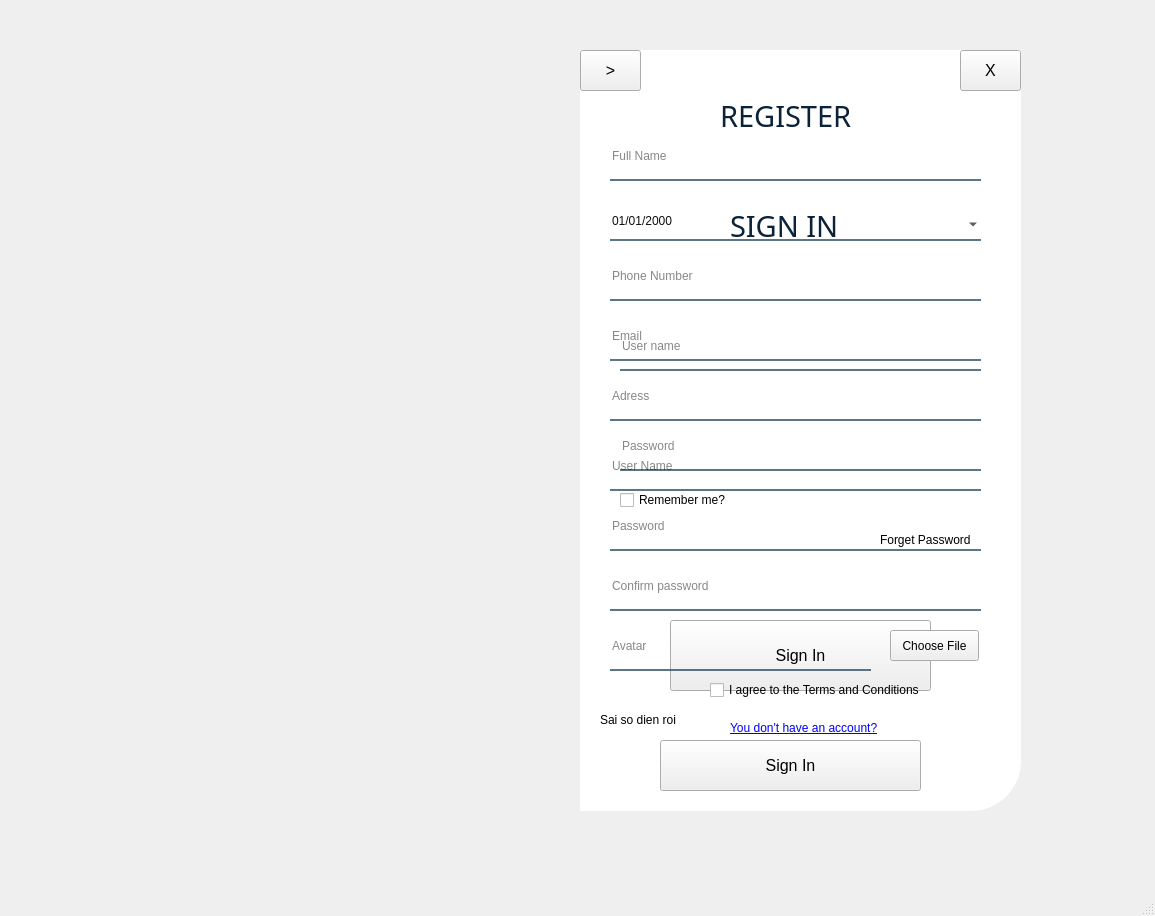
<?xml version="1.0" encoding="UTF-8"?>
<ui version="4.0">
 <class>MainWindow</class>
 <widget class="QMainWindow" name="MainWindow">
  <property name="geometry">
   <rect>
    <x>0</x>
    <y>0</y>
    <width>1155</width>
    <height>916</height>
   </rect>
  </property>
  <property name="windowTitle">
   <string>Login System</string>
  </property>
  <property name="styleSheet">
   <string notr="true"/>
  </property>
  <widget class="QWidget" name="centralwidget">
   <widget class="QWidget" name="widget" native="true">
    <property name="geometry">
     <rect>
      <x>120</x>
      <y>50</y>
      <width>901</width>
      <height>761</height>
     </rect>
    </property>
    <widget class="QLabel" name="label">
     <property name="geometry">
      <rect>
       <x>0</x>
       <y>0</y>
       <width>461</width>
       <height>761</height>
      </rect>
     </property>
     <property name="styleSheet">
      <string notr="true">background-colora:rgb(0, 0, 0, 80);
border-image: url(:/images/2.jpg);
border-top-left-radius: 50px;

</string>
     </property>
     <property name="text">
      <string/>
     </property>
    </widget>
    <widget class="QLabel" name="label_2">
     <property name="geometry">
      <rect>
       <x>460</x>
       <y>0</y>
       <width>441</width>
       <height>761</height>
      </rect>
     </property>
     <property name="font">
      <font>
       <pointsize>10</pointsize>
      </font>
     </property>
     <property name="styleSheet">
      <string notr="true">background-color:rgba(255, 255, 255, 255);
border-bottom-right-radius: 50px;</string>
     </property>
     <property name="text">
      <string/>
     </property>
    </widget>
    <widget class="QPushButton" name="pushButton_4">
     <property name="geometry">
      <rect>
       <x>840</x>
       <y>0</y>
       <width>61</width>
       <height>41</height>
      </rect>
     </property>
     <property name="font">
      <font>
       <pointsize>12</pointsize>
      </font>
     </property>
     <property name="styleSheet">
      <string notr="true">background-color: qlineargradient(spread:pad, x1:0, y1:0.505682, x2:1, y2:0.477, stop:0 rgba(11, 131, 120, 219), stop:1 rgba(85, 98, 112, 226));
	color:rgba(255, 255, 255, 210);
	border-top-left-radius:5px;border-bottom-left-radius:5px
}

QPushButton#pushButton_4:hover{
	background-color: qlineargradient(spread:pad, x1:0, y1:0.505682, x2:1, y2:0.477, stop:0 rgba(150, 123, 111, 219), stop:1 rgba(85, 81, 84, 226));
}

QPushButton#pushButton_4:pressed{
	padding-left:10px;
	padding-top:10px;
	background-color:rgba(150, 123, 111, 255);

</string>
     </property>
     <property name="text">
      <string>X</string>
     </property>
    </widget>
    <widget class="QPushButton" name="pushButton_6">
     <property name="geometry">
      <rect>
       <x>460</x>
       <y>0</y>
       <width>61</width>
       <height>41</height>
      </rect>
     </property>
     <property name="font">
      <font>
       <pointsize>12</pointsize>
      </font>
     </property>
     <property name="styleSheet">
      <string notr="true">background-color: qlineargradient(spread:pad, x1:0, y1:0.505682, x2:1, y2:0.477, stop:0 rgba(11, 131, 120, 219), stop:1 rgba(85, 98, 112, 226));
	color:rgba(255, 255, 255, 210);
		border-top-right-radius:5px;border-bottom-right-radius:5px

}

QPushButton#pushButton_6:hover{
	background-color: qlineargradient(spread:pad, x1:0, y1:0.505682, x2:1, y2:0.477, stop:0 rgba(150, 123, 111, 219), stop:1 rgba(85, 81, 84, 226));
}

QPushButton#pushButton_6:pressed{
	padding-left:10px;
	padding-top:10px;
	background-color:rgba(150, 123, 111, 255);

</string>
     </property>
     <property name="text">
      <string>&gt;</string>
     </property>
     <property name="checkable">
      <bool>true</bool>
     </property>
    </widget>
    <widget class="QWidget" name="widget_2" native="true">
     <property name="geometry">
      <rect>
       <x>460</x>
       <y>70</y>
       <width>531</width>
       <height>641</height>
      </rect>
     </property>
     <widget class="QLabel" name="label_3">
      <property name="geometry">
       <rect>
        <x>150</x>
        <y>80</y>
        <width>161</width>
        <height>51</height>
       </rect>
      </property>
      <property name="font">
       <font>
        <family>Segoe UI Light</family>
        <pointsize>22</pointsize>
        <weight>50</weight>
        <italic>false</italic>
        <bold>false</bold>
       </font>
      </property>
      <property name="styleSheet">
       <string notr="true">color: rgb(11, 34, 57);</string>
      </property>
      <property name="text">
       <string>SIGN IN</string>
      </property>
     </widget>
     <widget class="QLabel" name="register_2">
      <property name="geometry">
       <rect>
        <x>150</x>
        <y>600</y>
        <width>161</width>
        <height>16</height>
       </rect>
      </property>
      <property name="styleSheet">
       <string notr="true">text-decoration:underline;
color: blue</string>
      </property>
      <property name="text">
       <string>You don't have an account?</string>
      </property>
     </widget>
     <widget class="QLineEdit" name="txt_username">
      <property name="geometry">
       <rect>
        <x>40</x>
        <y>210</y>
        <width>361</width>
        <height>41</height>
       </rect>
      </property>
      <property name="styleSheet">
       <string notr="true">background-color:rgba(0, 0, 0, 0);
border:none;
border-bottom:2px solid rgba(46, 82, 101, 200);
color:rgba(0, 0, 0, 240);
padding-bottom:7px</string>
      </property>
      <property name="placeholderText">
       <string>User name</string>
      </property>
     </widget>
     <widget class="QCheckBox" name="checkBox">
      <property name="geometry">
       <rect>
        <x>40</x>
        <y>370</y>
        <width>131</width>
        <height>20</height>
       </rect>
      </property>
      <property name="text">
       <string>Remember me?</string>
      </property>
     </widget>
     <widget class="QLabel" name="forget_password">
      <property name="geometry">
       <rect>
        <x>300</x>
        <y>410</y>
        <width>201</width>
        <height>20</height>
       </rect>
      </property>
      <property name="text">
       <string>Forget Password</string>
      </property>
     </widget>
     <widget class="QLineEdit" name="txt_passwprd">
      <property name="geometry">
       <rect>
        <x>40</x>
        <y>310</y>
        <width>361</width>
        <height>41</height>
       </rect>
      </property>
      <property name="styleSheet">
       <string notr="true">background-color:rgba(0, 0, 0, 0);
border:none;
border-bottom:2px solid rgba(46, 82, 101, 200);
color:rgba(0, 0, 0, 240);
padding-bottom:7px</string>
      </property>
      <property name="placeholderText">
       <string>Password</string>
      </property>
     </widget>
     <widget class="QPushButton" name="pushButton">
      <property name="geometry">
       <rect>
        <x>90</x>
        <y>500</y>
        <width>261</width>
        <height>71</height>
       </rect>
      </property>
      <property name="font">
       <font>
        <pointsize>12</pointsize>
       </font>
      </property>
      <property name="styleSheet">
       <string notr="true">background-color: qlineargradient(spread:pad, x1:0, y1:0.505682, x2:1, y2:0.477, stop:0 rgba(11, 131, 120, 219), stop:1 rgba(85, 98, 112, 226));
	color:rgba(255, 255, 255, 210);
	border-radius:5px;
}

QPushButton#pushButton:hover{
	background-color: qlineargradient(spread:pad, x1:0, y1:0.505682, x2:1, y2:0.477, stop:0 rgba(150, 123, 111, 219), stop:1 rgba(85, 81, 84, 226));
}

QPushButton#pushButton:pressed{
	padding-left:10px;
	padding-top:10px;
	background-color:rgba(150, 123, 111, 255);
}

QPushButton#pushButton_2, #pushButton_3, #pushButton_4, #pushButton_5{
	background-color: rgba(0, 0, 0, 0);
	color:rgba(85, 98, 112, 255);
}

QPushButton#pushButton_2:hover, #pushButton_3:hover, #pushButton_4:hover, #pushButton_5:hover{
	color: rgba(131, 96, 53, 255);
}

QPushButton#pushButton_2:pressed, #pushButton_3:pressed, #pushButton_4:pressed, #pushButton_5:pressed{
	padding-left:5px;
	padding-top:5px;
	color:rgba(91, 88, 53, 255);
}

QPushButton#pushButton_2, #pushButton_3, #pushButton_4, #pushButton_5{
	background-color: rgba(0, 0, 0, 0);
	color:rgba(85, 98, 112, 255);
}

QPushButton#pushButton_2:hover, #pushButton_3:hover, #pushButton_4:hover, #pushButton_5:hover{
	color: rgba(131, 96, 53, 255);
</string>
      </property>
      <property name="text">
       <string>Sign In</string>
      </property>
     </widget>
    </widget>
    <widget class="QWidget" name="widget_3" native="true">
     <property name="geometry">
      <rect>
       <x>460</x>
       <y>40</y>
       <width>421</width>
       <height>711</height>
      </rect>
     </property>
     <property name="layoutDirection">
      <enum>Qt::LeftToRight</enum>
     </property>
     <widget class="QLabel" name="label_4">
      <property name="geometry">
       <rect>
        <x>140</x>
        <y>0</y>
        <width>161</width>
        <height>51</height>
       </rect>
      </property>
      <property name="font">
       <font>
        <family>Segoe UI Light</family>
        <pointsize>22</pointsize>
        <weight>50</weight>
        <italic>false</italic>
        <bold>false</bold>
       </font>
      </property>
      <property name="styleSheet">
       <string notr="true">color: rgb(11, 34, 57);</string>
      </property>
      <property name="text">
       <string>REGISTER </string>
      </property>
     </widget>
     <widget class="QLineEdit" name="txt_fullname">
      <property name="geometry">
       <rect>
        <x>30</x>
        <y>50</y>
        <width>371</width>
        <height>41</height>
       </rect>
      </property>
      <property name="styleSheet">
       <string notr="true">background-color:rgba(0, 0, 0, 0);
border:none;
border-bottom:2px solid rgba(46, 82, 101, 200);
color:rgba(0, 0, 0, 240);
padding-bottom:7px</string>
      </property>
      <property name="text">
       <string/>
      </property>
      <property name="placeholderText">
       <string>Full Name</string>
      </property>
     </widget>
     <widget class="QLineEdit" name="txt_username_2">
      <property name="geometry">
       <rect>
        <x>30</x>
        <y>360</y>
        <width>371</width>
        <height>41</height>
       </rect>
      </property>
      <property name="styleSheet">
       <string notr="true">background-color:rgba(0, 0, 0, 0);
border:none;
border-bottom:2px solid rgba(46, 82, 101, 200);
color:rgba(0, 0, 0, 240);
padding-bottom:7px</string>
      </property>
      <property name="text">
       <string/>
      </property>
      <property name="placeholderText">
       <string>User Name</string>
      </property>
     </widget>
     <widget class="QLineEdit" name="txt_passwprd_2">
      <property name="geometry">
       <rect>
        <x>30</x>
        <y>420</y>
        <width>371</width>
        <height>41</height>
       </rect>
      </property>
      <property name="styleSheet">
       <string notr="true">background-color:rgba(0, 0, 0, 0);
border:none;
border-bottom:2px solid rgba(46, 82, 101, 200);
color:rgba(0, 0, 0, 240);
padding-bottom:7px</string>
      </property>
      <property name="text">
       <string/>
      </property>
      <property name="placeholderText">
       <string>Password</string>
      </property>
     </widget>
     <widget class="QLineEdit" name="txt_email">
      <property name="geometry">
       <rect>
        <x>30</x>
        <y>230</y>
        <width>371</width>
        <height>41</height>
       </rect>
      </property>
      <property name="styleSheet">
       <string notr="true">background-color:rgba(0, 0, 0, 0);
border:none;
border-bottom:2px solid rgba(46, 82, 101, 200);
color:rgba(0, 0, 0, 240);
padding-bottom:7px</string>
      </property>
      <property name="text">
       <string/>
      </property>
      <property name="placeholderText">
       <string>Email</string>
      </property>
     </widget>
     <widget class="QLineEdit" name="txt_phone">
      <property name="geometry">
       <rect>
        <x>30</x>
        <y>170</y>
        <width>371</width>
        <height>41</height>
       </rect>
      </property>
      <property name="styleSheet">
       <string notr="true">background-color:rgba(0, 0, 0, 0);
border:none;
border-bottom:2px solid rgba(46, 82, 101, 200);
color:rgba(0, 0, 0, 240);
padding-bottom:7px</string>
      </property>
      <property name="text">
       <string/>
      </property>
      <property name="placeholderText">
       <string>Phone Number</string>
      </property>
     </widget>
     <widget class="QDateEdit" name="date">
      <property name="geometry">
       <rect>
        <x>30</x>
        <y>120</y>
        <width>371</width>
        <height>31</height>
       </rect>
      </property>
      <property name="styleSheet">
       <string notr="true">background-color:rgba(0, 0, 0, 0);
border:none;
border-bottom:2px solid rgba(46, 82, 101, 200);
color:rgba(0, 0, 0, 240);
padding-bottom:7px</string>
      </property>
      <property name="buttonSymbols">
       <enum>QAbstractSpinBox::UpDownArrows</enum>
      </property>
      <property name="showGroupSeparator" stdset="0">
       <bool>false</bool>
      </property>
      <property name="displayFormat">
       <string>dd/MM/yyyy</string>
      </property>
      <property name="calendarPopup">
       <bool>true</bool>
      </property>
     </widget>
     <widget class="QLineEdit" name="txt_adress">
      <property name="geometry">
       <rect>
        <x>30</x>
        <y>290</y>
        <width>371</width>
        <height>41</height>
       </rect>
      </property>
      <property name="styleSheet">
       <string notr="true">background-color:rgba(0, 0, 0, 0);
border:none;
border-bottom:2px solid rgba(46, 82, 101, 200);
color:rgba(0, 0, 0, 240);
padding-bottom:7px</string>
      </property>
      <property name="text">
       <string/>
      </property>
      <property name="placeholderText">
       <string>Adress</string>
      </property>
     </widget>
     <widget class="QLineEdit" name="txt_con_pass">
      <property name="geometry">
       <rect>
        <x>30</x>
        <y>480</y>
        <width>371</width>
        <height>41</height>
       </rect>
      </property>
      <property name="styleSheet">
       <string notr="true">background-color:rgba(0, 0, 0, 0);
border:none;
border-bottom:2px solid rgba(46, 82, 101, 200);
color:rgba(0, 0, 0, 240);
padding-bottom:7px</string>
      </property>
      <property name="text">
       <string/>
      </property>
      <property name="placeholderText">
       <string>Confirm password</string>
      </property>
     </widget>
     <widget class="QCheckBox" name="check_box_agree">
      <property name="geometry">
       <rect>
        <x>130</x>
        <y>590</y>
        <width>251</width>
        <height>20</height>
       </rect>
      </property>
      <property name="text">
       <string>I agree to the Terms and Conditions</string>
      </property>
     </widget>
     <widget class="QLineEdit" name="txt_avatar">
      <property name="geometry">
       <rect>
        <x>30</x>
        <y>540</y>
        <width>261</width>
        <height>41</height>
       </rect>
      </property>
      <property name="styleSheet">
       <string notr="true">background-color:rgba(0, 0, 0, 0);
border:none;
border-bottom:2px solid rgba(46, 82, 101, 200);
color:rgba(0, 0, 0, 240);
padding-bottom:7px</string>
      </property>
      <property name="text">
       <string/>
      </property>
      <property name="placeholderText">
       <string>Avatar</string>
      </property>
     </widget>
     <widget class="QPushButton" name="btn_avatar">
      <property name="geometry">
       <rect>
        <x>310</x>
        <y>540</y>
        <width>89</width>
        <height>31</height>
       </rect>
      </property>
      <property name="text">
       <string>Choose File</string>
      </property>
     </widget>
     <widget class="QLabel" name="label_error">
      <property name="geometry">
       <rect>
        <x>20</x>
        <y>620</y>
        <width>401</width>
        <height>20</height>
       </rect>
      </property>
      <property name="font">
       <font>
        <underline>false</underline>
        <stylestrategy>PreferAntialias</stylestrategy>
       </font>
      </property>
      <property name="text">
       <string>Sai so dien roi </string>
      </property>
     </widget>
     <widget class="QPushButton" name="pushButton_2">
      <property name="geometry">
       <rect>
        <x>80</x>
        <y>650</y>
        <width>261</width>
        <height>51</height>
       </rect>
      </property>
      <property name="font">
       <font>
        <pointsize>12</pointsize>
       </font>
      </property>
      <property name="styleSheet">
       <string notr="true">background-color: qlineargradient(spread:pad, x1:0, y1:0.505682, x2:1, y2:0.477, stop:0 rgba(11, 131, 120, 219), stop:1 rgba(85, 98, 112, 226));
	color:rgba(255, 255, 255, 210);
	border-radius:5px;
}

QPushButton#pushButton_2:hover{
	background-color: qlineargradient(spread:pad, x1:0, y1:0.505682, x2:1, y2:0.477, stop:0 rgba(150, 123, 111, 219), stop:1 rgba(85, 81, 84, 226));
}

QPushButton#pushButton-2:pressed{
	padding-left:10px;
	padding-top:10px;
	background-color:rgba(150, 123, 111, 255);

</string>
      </property>
      <property name="text">
       <string>Sign In</string>
      </property>
     </widget>
    </widget>
   </widget>
  </widget>
  <widget class="QMenuBar" name="menubar">
   <property name="geometry">
    <rect>
     <x>0</x>
     <y>0</y>
     <width>1155</width>
     <height>25</height>
    </rect>
   </property>
  </widget>
  <widget class="QStatusBar" name="statusbar"/>
 </widget>
 <resources>
  <include location="res.qrc"/>
 </resources>
 <connections/>
</ui>
